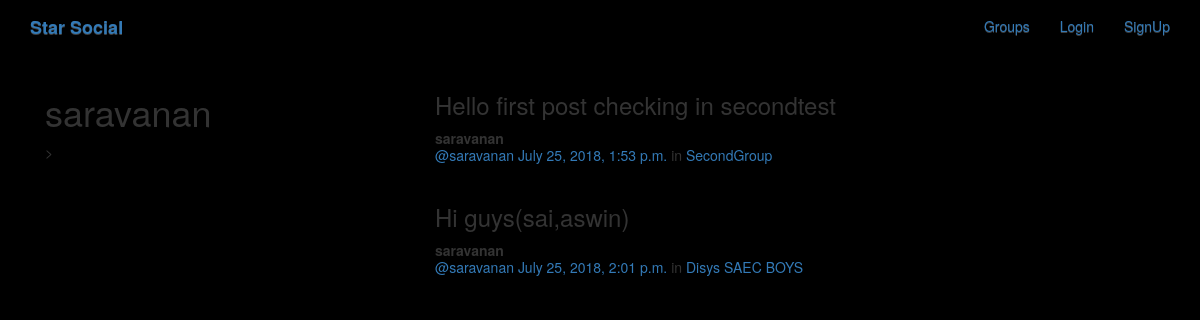
Screenshot of /posts/by/saravanan/ with the database file from the repository.
### posts/models.py (models this page shows, shortened)
class Post(models.Model):
    user = models.ForeignKey(User,related_name='posts',on_delete=models.CASCADE,)
    created_at = models.DateTimeField(auto_now=True)
    message = models.TextField()
    message_html = models.TextField(editable=False)
    group = models.ForeignKey(Group,on_delete=models.CASCADE,related_name='posts',null=True,blank=True)
    class meta:
        ordering = ['-created_at']
        unique_together = ['user','message']

### groups/models.py (models this page shows, shortened)
class Group(models.Model):
    name = models.CharField(max_length=255,unique=True)
    slug = models.SlugField(allow_unicode=True,unique=True)
    description = models.TextField(blank=True,default='')
    description_html = models.TextField(editable=False,default='',blank=True)
    members = models.ManyToManyField(User,through='GroupMember')
    class Meta:
        ordering = ['name']

### posts/views.py (the view)
# urls.py: path('by/<username>/', views.UserPosts.as_view(), name='for_user'),
class UserPosts(generic.ListView):
    model = models.Post
    template_name = 'posts/user_post_list.html'
    def get_queryset(self):
        try:
            self.post_user = User.objects.prefetch_related('posts').get(username__iexact=self.kwargs.get('username'))
        except User.DoesNotExist:
            raise Http404
        else:
            return self.post_user.posts.all()
    def get_context_data(self,**kwargs):
        context = super().get_context_data(**kwargs)
        context['post_user'] = self.post_user
        return context

### posts/templates/posts/user_post_list.html
{% extends "posts/post_base.html" %}
{% block prepost %}
<div class="col-md-4">
    <h1>{{ post_user.username }}</h1>>
</div>
{% endblock %}
{% block post_content %}
<div class="col-md-8">
    {% for post in post_list %}
        {% include "posts/_post.html" %}
    {% endfor %}
    </div>
{% endblock %}

### posts/templates/posts/_post.html (shortened to what this page needs)
<div class="post media">
        <h3>{{ post.message_html|safe }}</h3>
        <div class="media-body">
            <strong>{{ post.user.username }}</strong>
            <h5 class="media-heading">
                <span class="username"><a href="{% url 'posts:for_user' username=post.user.username %}">@{{ post.user.username }}</a></span>
                <time class="time"><a href="{% url 'posts:single' username=post.user.username pk=post.pk %}">{{ post.created_at }}</a></time>
                {% if post.group %}
                <span class="group-name">in <a href="#">{{ post.group.name }}</a></span>
                {% endif %}
            </h5>
        </div>
    </div>

### static/simplesocial/css/master.css (style rules this page uses)
body { background-color: #000000; margin: 0px; overflow: hidden; }

### rows the page displays
Post: message_html "Hello first post checking in secondtest", user.username "saravanan", created_at "July 25, 2018, 1:53 p.m.", group.name "SecondGroup"
Post: message_html "Hi guys(sai,aswin)", user.username "saravanan", created_at "July 25, 2018, 2:01 p.m.", group.name "Disys SAEC BOYS"

### other values shown
{{ post_user.username }} "saravanan"
